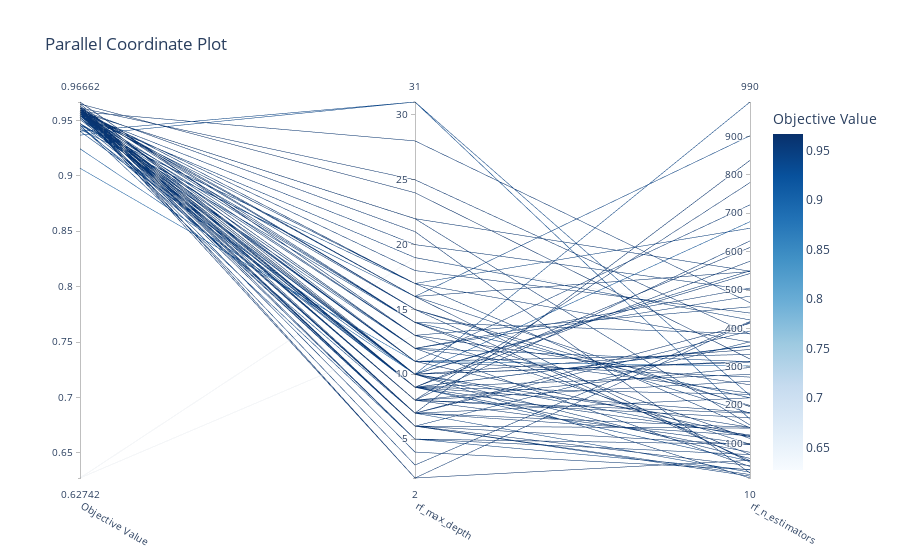

Here is the notebook cell this chart was saved with:
### Code cell
# Visualize the parallel coordinate
optuna.visualization.plot_parallel_coordinate(study, params = ['rf_n_estimators', 'rf_max_depth'])
